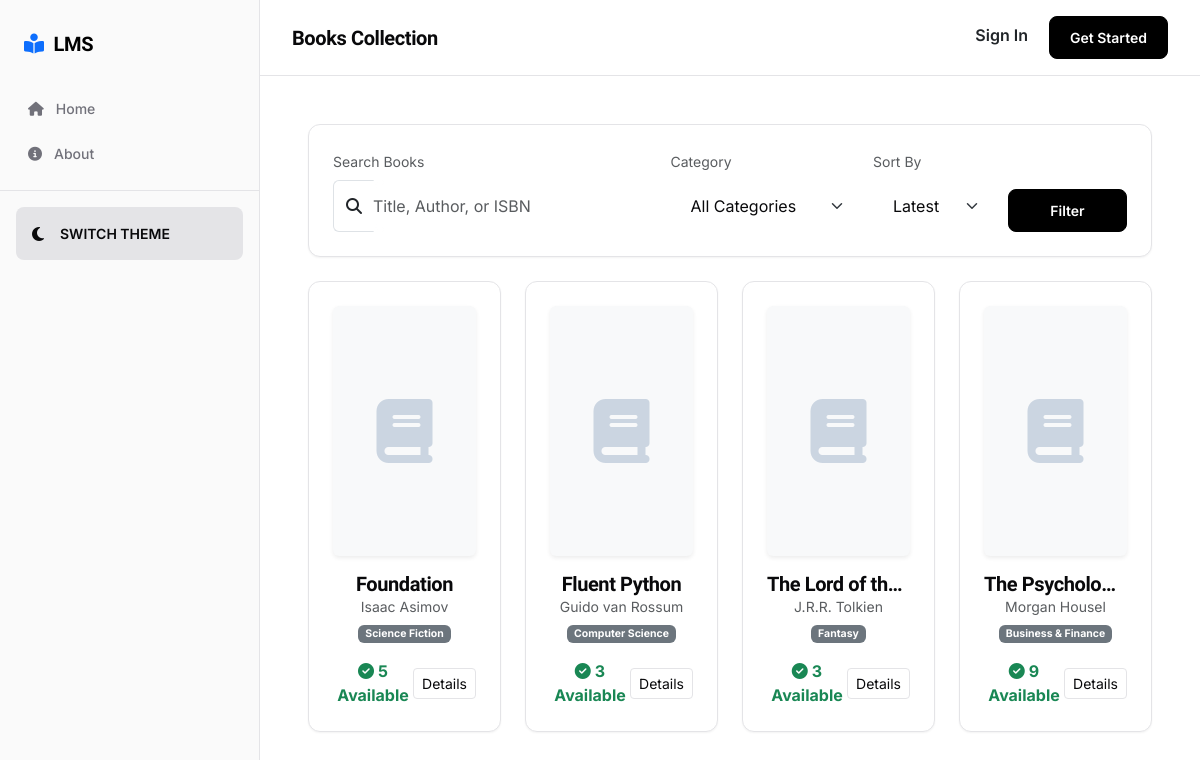
The page /books/ on the database its author committed.
### books/models.py (models this page shows, shortened)
class Book(models.Model):
    title = models.CharField(max_length=255)
    author = models.ForeignKey(Author, on_delete=models.CASCADE, related_name='books')
    category = models.ForeignKey(Category, on_delete=models.SET_NULL, null=True, related_name='books')
    isbn = models.CharField(max_length=13, unique=True)
    publisher = models.CharField(max_length=200, blank=True, null=True)
    publication_date = models.DateField(blank=True, null=True)
    description = models.TextField(blank=True, null=True)
    cover_image = models.ImageField(upload_to='books/covers/', blank=True, null=True)
    total_quantity = models.PositiveIntegerField(default=1)
    available_quantity = models.PositiveIntegerField(default=1)
    created_at = models.DateTimeField(auto_now_add=True)
    updated_at = models.DateTimeField(auto_now=True)
    from django.urls import reverse

class Author(models.Model):
    name = models.CharField(max_length=200)
    bio = models.TextField(blank=True, null=True)

class Category(models.Model):
    name = models.CharField(max_length=100)
    description = models.TextField(blank=True, null=True)
    class Meta:
        verbose_name_plural = 'Categories'

### books/views.py (the view)
# urls.py: path('', views.book_list, name='list'),
def book_list(request):
    query = request.GET.get('q')
    category_id = request.GET.get('category')
    sort_by = request.GET.get('sort')
    books = Book.objects.all()
    if query:
        books = books.filter(
            Q(title__icontains=query) |
            Q(author__name__icontains=query) |
            Q(isbn__icontains=query)
        )
    if category_id:
        books = books.filter(category_id=category_id)
    if sort_by == 'latest':
        books = books.order_by('-created_at')
    elif sort_by == 'available':
        books = books.filter(available_quantity__gt=0)
    categories = Category.objects.all()
    context = {
        'books': books,
        'categories': categories,
    }
    return render(request, 'books/book_list.html', context)

### templates/books/book_list.html (shortened to what this page needs)
{% extends 'base.html' %}
{% load crispy_forms_tags %}
{% block page_title %}Books Collection{% endblock %}
{% block content %}
<div class="row mb-4">
    <div class="col-12">
        <div class="glass-card p-4">
            <form method="get" class="row g-3 align-items-end">
                <div class="col-md-5">
                    <label class="form-label text-muted small">Search Books</label>
                    <div class="input-group">
                        <span class="input-group-text bg-transparent border-end-0"><i class="fa-solid fa-search"></i></span>
                        <input type="text" name="q" class="form-control border-start-0 ps-0" placeholder="Title, Author, or ISBN" value="{{ request.GET.q }}">
                    </div>
                </div>
                <div class="col-md-3">
                    <label class="form-label text-muted small">Category</label>
                    <select name="category" class="form-select">
                        <option value="">All Categories</option>
                    </select>
                </div>
                <div class="col-md-2">
                    <label class="form-label text-muted small">Sort By</label>
                    <select name="sort" class="form-select">
                        <option value="latest" {% if request.GET.sort == 'latest' %}selected{% endif %}>Latest</option>
                    </select>
                </div>
                <div class="col-md-2">
                    <button type="submit" class="btn btn-primary-custom w-100">Filter</button>
                </div>
            </form>
        </div>
    </div>
</div>
<div class="row g-4" id="book-list-container">
    {% for book in books %}
    <div class="col-md-4 col-lg-3 book-item" data-title="{{ book.title|lower }}" data-author="{{ book.author.name|lower }}">
        <div class="glass-card h-100">
            <div class="card-body text-center p-4">
                {% if book.cover_image %}
                <img src="{{ book.cover_image.url }}" class="img-fluid rounded mb-3 shadow-sm" alt="{{ book.title }}" style="height: 250px; object-fit: cover; width: 100%;">
                {% else %}
                <div class="bg-light rounded mb-3 d-flex align-items-center justify-content-center shadow-sm" style="height: 250px; color: #cbd5e1; font-size: 4rem;">
                    <i class="fa-solid fa-book"></i>
                </div>
                {% endif %}
                <h5 class="card-title fw-bold text-truncate" title="{{ book.title }}">{{ book.title }}</h5>
                <p class="text-muted small mb-1">{{ book.author.name }}</p>
                <p class="small mb-3">
                    {% if book.category %}<span class="badge bg-secondary">{{ book.category.name }}</span>{% endif %}
                </p>
                <div class="d-flex justify-content-between align-items-center mt-auto">
                    <span class="fw-bold {% if book.available_quantity > 0 %}text-success{% else %}text-danger{% endif %}">
                        {% if book.available_quantity > 0 %}
                            <i class="fa-solid fa-check-circle me-1"></i>{{ book.available_quantity }} Available
                        {% else %}
                            <i class="fa-solid fa-times-circle me-1"></i>Out of Stock
                        {% endif %}
                    </span>
                    <a href="{% url 'books:detail' book.pk %}" class="btn btn-sm btn-outline-primary">Details</a>
                </div>
            </div>
        </div>
    </div>
    {% empty %}
    <div class="col-12 text-center py-5">
        <i class="fa-solid fa-search fa-3x text-muted mb-3"></i>
        <h4>No books found</h4>
        <p class="text-muted">Try adjusting your search or filters.</p>
    </div>
    {% endfor %}
</div>
{% endblock %}

### static/css/style.css (style rules this page uses)
:root { --bg-app: #ffffff; --bg-sidebar: #fafafa; --bg-card: #ffffff; --bg-navbar: rgba(255, 255, 255, 0.8); --primary: #000000; --primary-alt: #2563eb; --accent: #8b5cf6; --text-main: #09090b; --text-muted: #71717a; --text-dim: #a1a1aa; --border: #e4e4e7; --border-hover: #d4d4d8; --shadow-sm: 0 1px 2px rgba(0,0,0,0.05); --shadow-md: 0 4px 6px -1px rgba(0,0,0,0.1), 0 2px 4px -1px rgba(0,0,0,0.06); --shadow-lg: 0 10px 15px -3px rgba(0,0,0,0.1), 0 4px 6px -2px rgba(0,0,0,0.05); --radius-full: 9999px; --radius-lg: 12px; --radius-md: 8px; --radius-sm: 6px; --transition: all 0.2s cubic-bezier(0.4, 0, 0.2, 1); }
* { margin: 0; padding: 0; box-sizing: border-box; cursor: default; }
body { font-family: 'Inter', sans-serif; color: var(--text-main); background-color: var(--bg-app); min-height: 100vh; overflow-x: hidden; transition: background 0.3s ease, color 0.3s ease; line-height: 1.5; -webkit-font-smoothing: antialiased; }
h1, h2, h3, h4, h5, h6 { font-family: 'Plus Jakarta Sans', sans-serif; font-weight: 700; letter-spacing: -0.02em; color: var(--text-main); }
.glass-card { background: var(--bg-card); border: 1px solid var(--border); border-radius: var(--radius-lg); box-shadow: var(--shadow-sm); transition: var(--transition); position: relative; overflow: hidden; }
.glass-card { background: var(--bg-card); border: 1px solid var(--border); border-radius: var(--radius-lg); box-shadow: var(--shadow-sm); transition: var(--transition); animation: fadeInUp 0.6s cubic-bezier(0.16, 1, 0.3, 1) both; }
.glass-card:nth-child(1) { animation-delay: 0.05s; }
.btn-primary-custom { background: var(--primary); border: 1px solid var(--primary); color: var(--bg-app); padding: 10px 20px; border-radius: var(--radius-md); font-weight: 600; font-size: 0.875rem; transition: var(--transition); }
.btn-outline-primary { border: 1px solid var(--border); color: var(--text-main); background: transparent; }
.form-control, .form-select { background-color: rgba(255, 255, 255, 0.1); backdrop-filter: blur(5px); border: 1px solid var(--card-border); color: var(--text-color); border-radius: 12px; padding: 14px 20px; transition: all 0.3s ease; }

### rows shown on the page
Book: title "Foundation", author.name "Isaac Asimov", category.name "Science Fiction", available_quantity "5"
Book: title "Fluent Python", author.name "Guido van Rossum", category.name "Computer Science", available_quantity "3"
Book: title "The Lord of th…", author.name "J.R.R. Tolkien", category.name "Fantasy", available_quantity "3"
Book: title "The Psycholog…", author.name "Morgan Housel", category.name "Business & Finance", available_quantity "9"
